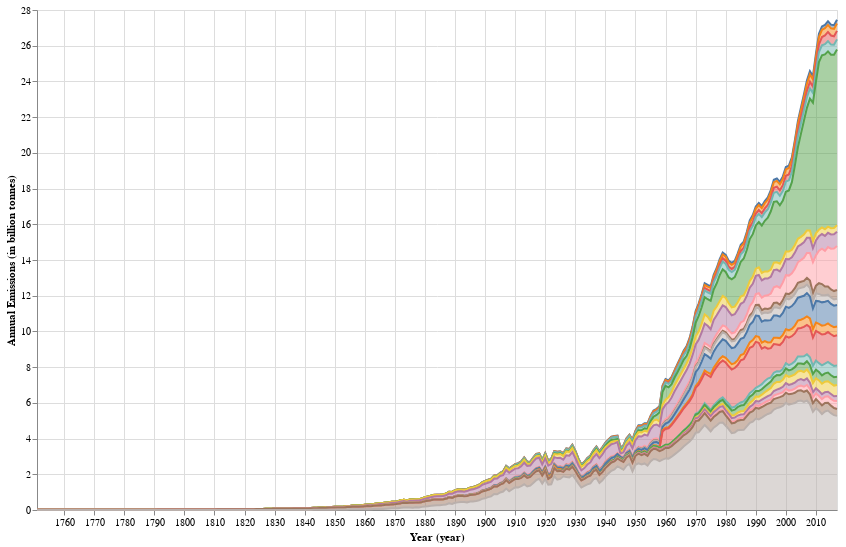

The notebook cell saved with this chart:
### Markdown cell above
### G20 Countries: Trend
You can check the CO2 trend for each G20 country using the dropdown menu.

### Code cell
# G20 Area Chart

# dropdown

country_dr = alt.binding_select(options=[None,'Argentina', 'Australia', 'Brazil', 'Canada', 'Saudi Arabia','China', 
                                         'France', 'Germany', 'India', 'United States','Indonesia', 'Italy', 
                                         'Japan', 'Mexico', 'Russia','South Africa', 'South Korea', 'Turkey', 
                                         'United Kingdom', 'Spain'])
country_sl = alt.selection_single(fields=['Entity'], bind=country_dr, name="Country", clear='click')
color = alt.condition(country_sl,
                    alt.Color('Entity:N', legend=None),
                    alt.value('lightgray'))

alt.Chart(g20).mark_area(opacity=0.5, line=True).encode(
        x = alt.X('year(Year):T'),
        y = alt.Y('Annual_Emissions:Q', title='Annual Emissions (in billion tonnes)'),
        color = color,
        tooltip = [alt.Tooltip('Year:T', format='%Y'),
                   'Entity', 'Annual_Emissions']
).properties(
        width = 800,
        height = 500
).add_selection(
    country_sl
).transform_filter(
    country_sl
)

### Figure 1 — Vega-Lite specification as saved in the notebook (floating-point values rounded to 4 significant figures; data arrays with more than 128 entries replaced by an {"elided": "..."} marker saying what was removed)
{"config": {"view": {"continuousWidth": 400, "continuousHeight": 300}}, "data": {"name": "data-a264b53be9aa44dd2968b970ee554738"}, "mark": {"type": "area", "line": true, "opacity": 0.5}, "encoding": {"color": {"condition": {"type": "nominal", "field": "Entity", "legend": null, "selection": "Country"}, "value": "lightgray"}, "tooltip": [{"type": "temporal", "field": "Year", "format": "%Y"}, {"type": "nominal", "field": "Entity"}, {"type": "quantitative", "field": "Annual_Emissions"}], "x": {"type": "temporal", "field": "Year", "timeUnit": "year"}, "y": {"type": "quantitative", "field": "Annual_Emissions", "title": "Annual Emissions (in billion tonnes)"}}, "height": 500, "selection": {"Country": {"type": "single", "fields": ["Entity"], "bind": {"input": "select", "options": [null, "Argentina", "Australia", "Brazil", "Canada", "Saudi Arabia", "China", "France", "Germany", "India", "United States", "Indonesia", "Italy", "Japan", "Mexico", "Russia", "South Africa", "South Korea", "Turkey", "United Kingdom", "Spain"]}, "clear": "click"}}, "transform": [{"filter": {"selection": "Country"}}], "width": 800, "$schema": "https://vega.github.io/schema/vega-lite/v4.8.1.json", "datasets": {"data-a264b53be9aa44dd2968b970ee554738": {"elided": "3371 records"}}}
